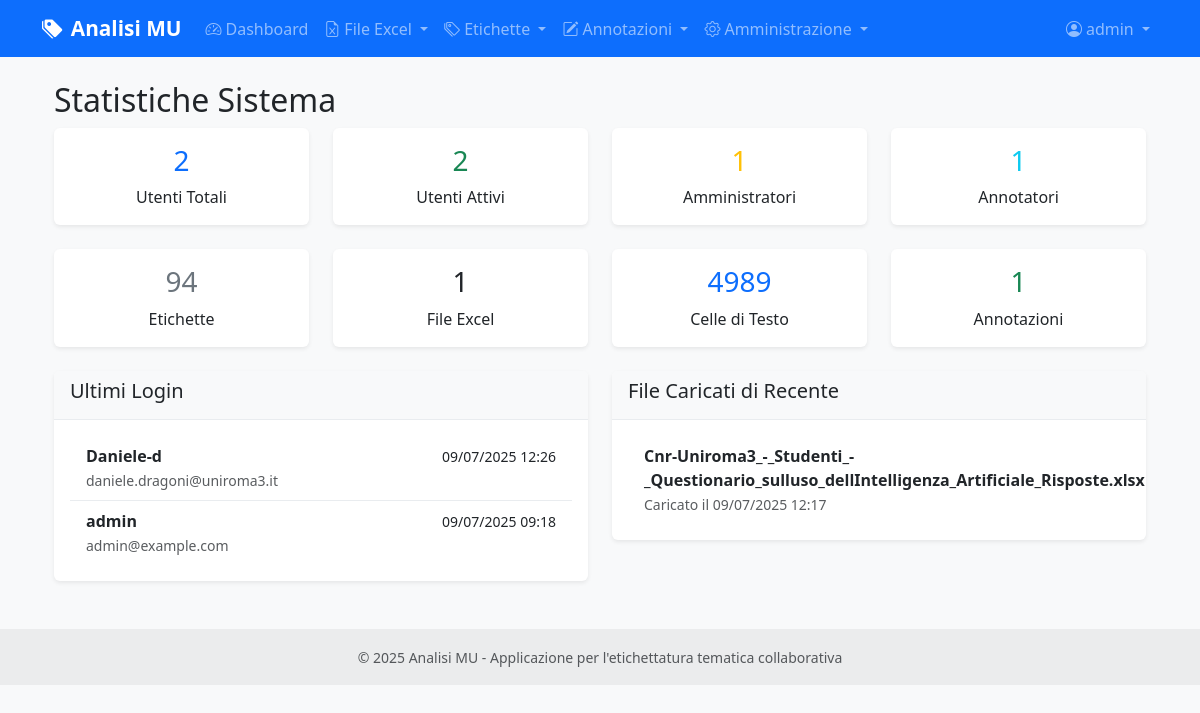
Before: /admin/system_stats (signed in) with the older database file.
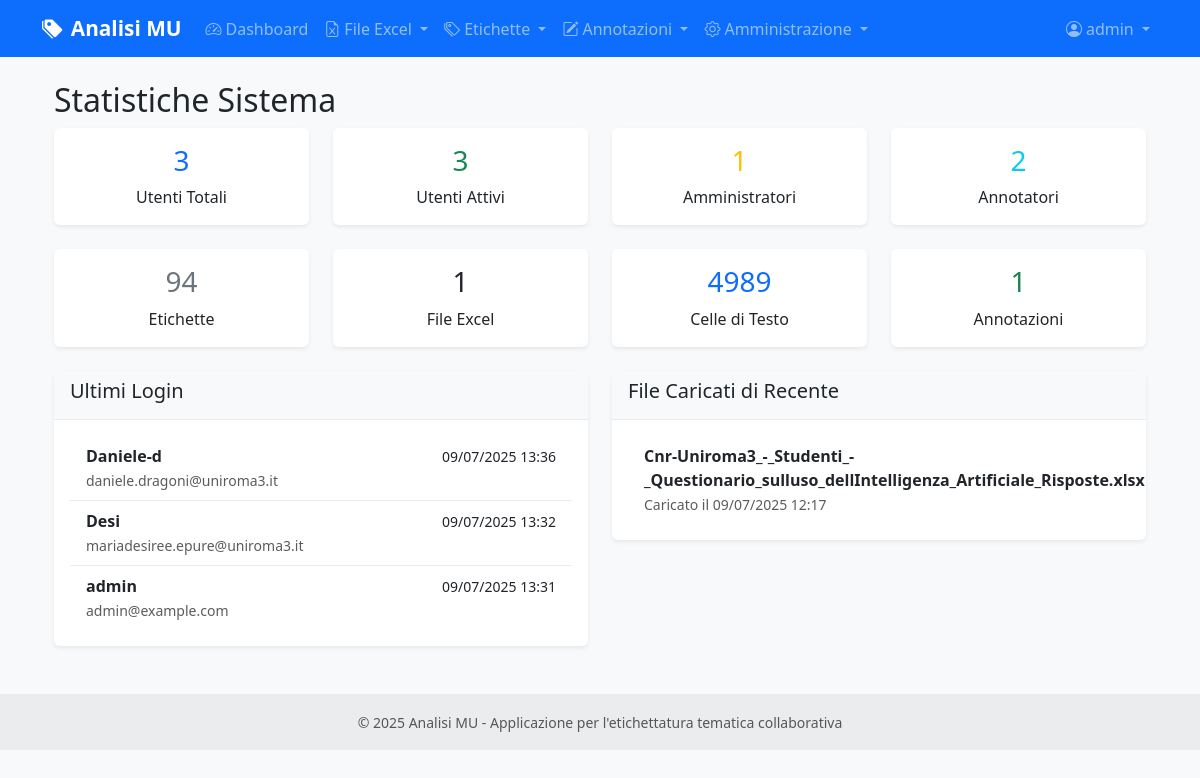
After: the same page with the newer database file.
### models.py (models this page shows, shortened)
class User(UserMixin, db.Model):
    id = db.Column(db.Integer, primary_key=True)
    username = db.Column(db.String(80), unique=True, nullable=False)
    email = db.Column(db.String(120), unique=True, nullable=False)
    password_hash = db.Column(db.String(255), nullable=False)
    role = db.Column(db.String(20), default='annotatore')  # 'amministratore' o 'annotatore'
    is_active = db.Column(db.Boolean, default=True)
    last_login = db.Column(db.DateTime)
    created_at = db.Column(db.DateTime, default=datetime.utcnow)
    updated_at = db.Column(db.DateTime, default=datetime.utcnow, onupdate=datetime.utcnow)
    annotations = db.relationship('CellAnnotation', backref='user', lazy=True, cascade='all, delete-orphan')
    def can_manage_users(self):
        return self.role == 'amministratore'

class ExcelFile(db.Model):
    id = db.Column(db.Integer, primary_key=True)
    filename = db.Column(db.String(255), nullable=False)
    original_filename = db.Column(db.String(255), nullable=False)
    file_path = db.Column(db.String(500), nullable=False)
    uploaded_by = db.Column(db.Integer, db.ForeignKey('user.id'), nullable=False)
    uploaded_at = db.Column(db.DateTime, default=datetime.utcnow)
    uploader = db.relationship('User', backref='uploaded_files')
    text_cells = db.relationship('TextCell', backref='excel_file', lazy=True, cascade='all, delete-orphan')

### routes/admin.py (the view)
@admin_bp.route('/system_stats')
@login_required
@admin_required
def system_stats():
    stats = {
        'users': {
            'total': User.query.count(),
            'active': User.query.filter_by(is_active=True).count(),
            'administrators': User.query.filter_by(role='amministratore').count(),
            'annotators': User.query.filter_by(role='annotatore').count()
        },
        'content': {
            'labels': Label.query.count(),
            'excel_files': ExcelFile.query.count(),
            'text_cells': TextCell.query.count(),
            'annotations': CellAnnotation.query.count()
        },
        'recent_activity': {
            'recent_users': User.query.order_by(User.last_login.desc()).limit(5).all(),
            'recent_files': ExcelFile.query.order_by(ExcelFile.uploaded_at.desc()).limit(5).all()
        }
    }
    return render_template('admin/system_stats.html', stats=stats)

### routes/admin.py (called while the page is built)
def admin_required(f):
    @wraps(f)
    def decorated_function(*args, **kwargs):
        if not current_user.is_authenticated or not current_user.can_manage_users():
            flash('Accesso negato. Sono richiesti privilegi di amministratore.', 'error')
            return redirect(url_for('main.index'))
        return f(*args, **kwargs)
    return decorated_function

### templates/admin/system_stats.html (shortened to what this page needs)
{% extends "base.html" %}
{% block content %}
<div class="container">
    <div class="row">
        <div class="col-12">
            <h2> Statistiche Sistema</h2>
            <div class="row mb-4">
                <div class="col-md-3">
                    <div class="card text-center border-primary">
                        <div class="card-body">
                            <h3 class="card-title text-primary">{{ stats.users.total }}</h3>
                            <p class="card-text">Utenti Totali</p>
                        </div>
                    </div>
                </div>
                <div class="col-md-3">
                    <div class="card text-center border-success">
                        <div class="card-body">
                            <h3 class="card-title text-success">{{ stats.users.active }}</h3>
                            <p class="card-text">Utenti Attivi</p>
                        </div>
                    </div>
                </div>
                <div class="col-md-3">
                    <div class="card text-center border-warning">
                        <div class="card-body">
                            <h3 class="card-title text-warning">{{ stats.users.administrators }}</h3>
                            <p class="card-text">Amministratori</p>
                        </div>
                    </div>
                </div>
                <div class="col-md-3">
                    <div class="card text-center border-info">
                        <div class="card-body">
                            <h3 class="card-title text-info">{{ stats.users.annotators }}</h3>
                            <p class="card-text">Annotatori</p>
                        </div>
                    </div>
                </div>
            </div>
            <div class="row mb-4">
                <div class="col-md-3">
                    <div class="card text-center border-secondary">
                        <div class="card-body">
                            <h3 class="card-title text-secondary">{{ stats.content.labels }}</h3>
                            <p class="card-text">Etichette</p>
                        </div>
                    </div>
                </div>
                <div class="col-md-3">
                    <div class="card text-center border-dark">
                        <div class="card-body">
                            <h3 class="card-title text-dark">{{ stats.content.excel_files }}</h3>
                            <p class="card-text">File Excel</p>
                        </div>
                    </div>
                </div>
                <div class="col-md-3">
                    <div class="card text-center border-primary">
                        <div class="card-body">
                            <h3 class="card-title text-primary">{{ stats.content.text_cells }}</h3>
                            <p class="card-text">Celle di Testo</p>
                        </div>
                    </div>
                </div>
                <div class="col-md-3">
                    <div class="card text-center border-success">
                        <div class="card-body">
                            <h3 class="card-title text-success">{{ stats.content.annotations }}</h3>
                            <p class="card-text">Annotazioni</p>
                        </div>
                    </div>
                </div>
            </div>
            <div class="row">
                <div class="col-md-6">
                    <div class="card">
                        <div class="card-header">
                            <h5> Ultimi Login</h5>
                        </div>
                        <div class="card-body">
                            {% if stats.recent_activity.recent_users %}
                            <div class="list-group list-group-flush">
                                {% for user in stats.recent_activity.recent_users %}
                                <div class="list-group-item d-flex justify-content-between align-items-center">
                                    <div>
                                        <strong>{{ user.username }}</strong>
                                        <br>
                                        <small class="text-muted">{{ user.email }}</small>
                                    </div>
                                    <div class="text-end">
                                        {% if user.last_login %}
                                        <small>{{ user.last_login.strftime('%d/%m/%Y %H:%M') }}</small>
                                        {% else %}
                                        <small class="text-muted">Mai</small>
                                        {% endif %}
                                        <br>
                                        <span class="badge badge-{% if user.role == 'amministratore' %}warning{% else %}primary{% endif %}">
                                        </span>
                                    </div>
                                </div>
                                {% endfor %}
                            </div>
                            {% else %}
                            <p class="text-muted">Nessun login recente</p>
                            {% endif %}
                        </div>
                    </div>
                </div>
                <div class="col-md-6">
                    <div class="card">
                        <div class="card-header">
                            <h5> File Caricati di Recente</h5>
                        </div>
                        <div class="card-body">
                            {% if stats.recent_activity.recent_files %}
                            <div class="list-group list-group-flush">
                                {% for file in stats.recent_activity.recent_files %}
                                <div class="list-group-item">
                                    <div class="d-flex justify-content-between align-items-center">
                                        <div>
                                            <strong>{{ file.original_filename }}</strong>
                                            <br>
                                            <small class="text-muted">
                                                Caricato il {{ file.uploaded_at.strftime('%d/%m/%Y %H:%M') }}
                                            </small>
                                        </div>
                                    </div>
                                </div>
                                {% endfor %}
                            </div>
                            {% else %}
                            <p class="text-muted">Nessun file caricato di recente</p>
                            {% endif %}
                        </div>
                    </div>
                </div>
            </div>
        </div>
    </div>
</div>
{% endblock %}

### templates/base.html (shortened to what this page needs)
<!DOCTYPE html>
<html lang="it">
<head>
    <link href="https://cdn.jsdelivr.net/npm/bootstrap@5.3.0/dist/css/bootstrap.min.css" rel="stylesheet">
    <link href="https://cdn.jsdelivr.net/npm/bootstrap-icons@1.10.0/font/bootstrap-icons.css" rel="stylesheet">
    <link href="{{ url_for('static', filename='css/style.css') }}" rel="stylesheet">
</head>
<body>
    <nav class="navbar navbar-expand-lg navbar-dark bg-primary">
        <div class="container">
            <a class="navbar-brand" href="{{ url_for('main.index') }}">
                <i class="bi bi-tags-fill me-2"></i>Analisi MU
            </a>
            <div class="collapse navbar-collapse" id="navbarNav">
                <ul class="navbar-nav me-auto">
                    {% if current_user.is_authenticated %}
                    <li class="nav-item">
                        <a class="nav-link" href="{{ url_for('main.dashboard') }}">
                            <i class="bi bi-speedometer2 me-1"></i>Dashboard
                        </a>
                    </li>
                    <li class="nav-item dropdown">
                        <a class="nav-link dropdown-toggle" href="#" id="excelDropdown" role="button" data-bs-toggle="dropdown">
                            <i class="bi bi-file-earmark-excel me-1"></i>File Excel
                        </a>
                    </li>
                    <li class="nav-item dropdown">
                        <a class="nav-link dropdown-toggle" href="#" id="labelsDropdown" role="button" data-bs-toggle="dropdown">
                            <i class="bi bi-tags me-1"></i>Etichette
                        </a>
                    </li>
                    <li class="nav-item dropdown">
                        <a class="nav-link dropdown-toggle" href="#" id="annotationDropdown" role="button" data-bs-toggle="dropdown">
                            <i class="bi bi-pencil-square me-1"></i>Annotazioni
                        </a>
                    </li>
                    {% if current_user.can_manage_users() %}
                    <li class="nav-item dropdown">
                        <a class="nav-link dropdown-toggle" href="#" id="adminDropdown" role="button" data-bs-toggle="dropdown">
                            <i class="bi bi-gear me-1"></i>Amministrazione
                        </a>
                    </li>
                    {% endif %}
                    {% endif %}
                </ul>
                <ul class="navbar-nav">
                    {% if current_user.is_authenticated %}
                    <li class="nav-item dropdown">
                        <a class="nav-link dropdown-toggle" href="#" id="userDropdown" role="button" data-bs-toggle="dropdown">
                            <i class="bi bi-person-circle me-1"></i>{{ current_user.username }}
                        </a>
                    </li>
                    {% endif %}
                </ul>
            </div>
        </div>
    </nav>
    <main class="container my-4">
        {% block content %}{% endblock %}
    </main>
    <footer class="bg-light text-center text-lg-start mt-5">
        <div class="text-center p-3" style="background-color: rgba(0, 0, 0, 0.05);">
            <small class="text-muted">
                © 2025 Analisi MU - Applicazione per l'etichettatura tematica collaborativa
            </small>
        </div>
    </footer>
</body>
</html>

### static/css/style.css (style rules this page uses)
:root { --primary-color: #007bff; --success-color: #28a745; --warning-color: #ffc107; --danger-color: #dc3545; --info-color: #17a2b8; --light-color: #f8f9fa; --dark-color: #343a40; }
body { font-family: 'Segoe UI', Tahoma, Geneva, Verdana, sans-serif; background-color: #f8f9fa; }
.navbar-brand { font-weight: 600; font-size: 1.3rem; }
.card { border: none; box-shadow: 0 0.125rem 0.25rem rgba(0, 0, 0, 0.075); transition: box-shadow 0.15s ease-in-out; }
.card-header { background-color: #f8f9fa; border-bottom: 1px solid #e9ecef; font-weight: 600; }
.list-group-item { border: none; border-bottom: 1px solid #e9ecef; }
.list-group-item:last-child { border-bottom: none; }
footer { margin-top: auto; }

Changed rows visible on the page:
changed User "admin": last_login "09/07/2025 09:18" → "09/07/2025 13:31"
changed User "Daniele-d": last_login "09/07/2025 12:26" → "09/07/2025 13:36"
added User: username "Desi", email "mariadesiree.epure@uniroma3.it", last_login "09/07/2025 13:32"
Other visible differences:
{{ stats.users.total }}: "2" → "3"
{{ stats.users.active }}: "2" → "3"
{{ stats.users.annotators }}: "1" → "2"
